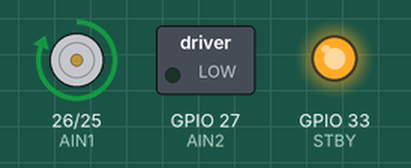
Simulated run of this sketch. Board: ESP32. On the bench: direction and speed pins drawn as motors (green arrow = direction pin HIGH = forward, orange = LOW = backward, longer = more drive, stopped while the standby pin is LOW), switched loads named in the sketch (green lamp = pin HIGH), output pins drawn as LEDs (lit = HIGH).

Above: at 2.08 s.
At 4.16 s:
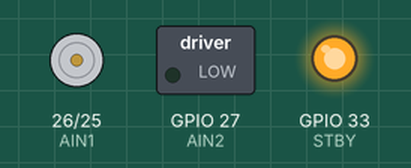
Timing chart, 0 to 5.4 s (numbered marks = the images above):
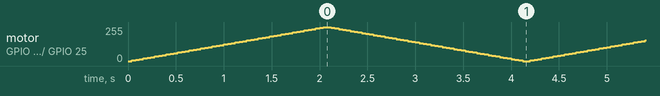

The sketch:

example.ino
```cpp
// Run a motor attached to Motor A on an ESP32 by fixing direction pins for forward rotation and using PWM on PWMA to ramp the motor speed up and down in a loop.
//
// Buy this module: https://shillehtek.com/products/tb6612fng-dual-motor-driver-module-arduino-esp32
// Full manual: https://shillehtek.com/blogs/shillehtek-product-manuals/tb6612fng-dual-motor-driver-module-arduino-esp32-manual
// More examples: https://github.com/shillehbean/shillehtek-examples
//

const int PWMA = 25, AIN1 = 26, AIN2 = 27, STBY = 33;

void setup() {
  pinMode(AIN1, OUTPUT); pinMode(AIN2, OUTPUT);
  pinMode(STBY, OUTPUT); pinMode(PWMA, OUTPUT);
  digitalWrite(STBY, HIGH);
  digitalWrite(AIN1, HIGH);   // forward
  digitalWrite(AIN2, LOW);
}

void loop() {
  for (int d = 0; d <= 255; d += 5) {   // ramp up
    analogWrite(PWMA, d);
    delay(40);
  }
  for (int d = 255; d >= 0; d -= 5) {   // ramp down
    analogWrite(PWMA, d);
    delay(40);
  }
}
```
